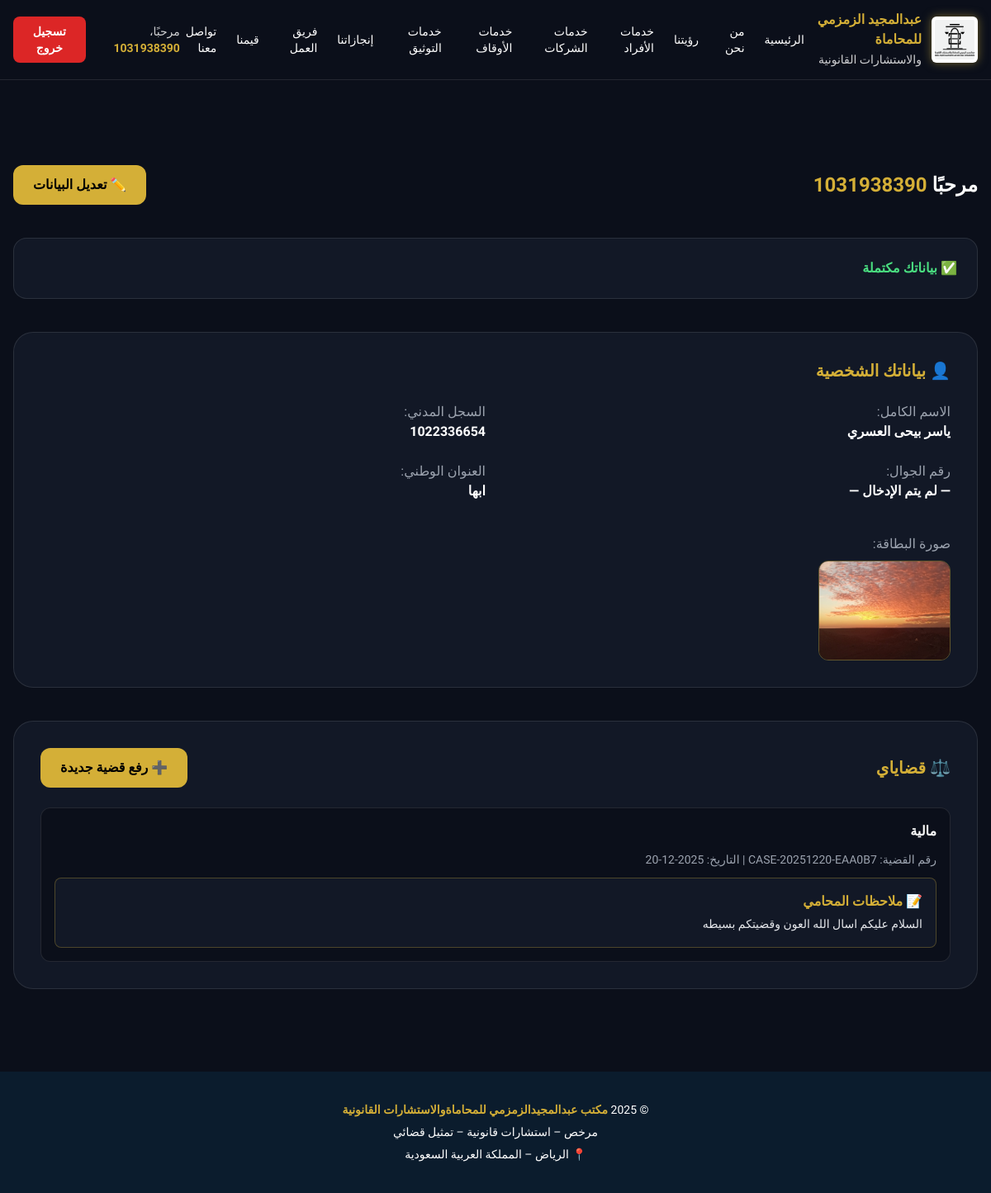
Screenshot of /accounts/dashboard/ (signed in) with the database file from the repository.
### accounts/models.py (models this page shows, shortened)
class User(AbstractUser):
    email = models.EmailField(
        unique=True,
        verbose_name="البريد الإلكتروني"
    )
    phone_number = models.CharField(
        max_length=20,
        unique=True,
        blank=True,
        null=True,
        verbose_name="رقم الجوال"
    )
    is_lawyer = models.BooleanField(
        default=False,
        verbose_name="محامي"
    )
    is_client = models.BooleanField(
        default=False,
        verbose_name="عميل"
    )
    created_at = models.DateTimeField(
        auto_now_add=True,
        verbose_name="تاريخ الإنشاء"
    )
    updated_at = models.DateTimeField(
        auto_now=True,
        verbose_name="آخر تحديث"
    )
    class Meta:
        verbose_name = "مستخدم"
        verbose_name_plural = "المستخدمون"

class UserProfile(models.Model):
    user = models.OneToOneField(
        User,
        on_delete=models.CASCADE,
        related_name="profile",
        verbose_name="المستخدم"
    )
    full_name = models.CharField(
        max_length=255,
        blank=True,
        null=True,
        verbose_name="الاسم الكامل"
    )
    national_id = models.CharField(
        max_length=20,
        unique=True,
        blank=True,
        null=True,
        verbose_name="السجل المدني"
    )
    address = models.TextField(
        blank=True,
        null=True,
        verbose_name="العنوان الوطني"
    )
    id_card_image = models.ImageField(
        upload_to="profiles/id_cards/",
        blank=True,
        null=True,
        verbose_name="صورة الهوية"
    )
    created_at = models.DateTimeField(
        auto_now_add=True,
        verbose_name="تاريخ الإنشاء"
    )
    class Meta:
        verbose_name = "ملف مستخدم"
        verbose_name_plural = "ملفات المستخدمين"

class Case(models.Model):
    CASE_TYPES = [
        ("civil", "مدنية"),
        ("criminal", "جنائية"),
        ("commercial", "تجارية"),
        ("family", "أحوال شخصية"),
        ("labor", "عمالية"),
        ("other", "أخرى"),
    ]
    CASE_STATUS = [
        ("new", "جديدة"),
        ("under_review", "قيد المراجعة"),
        ("in_progress", "قيد المتابعة"),
        ("closed", "مغلقة"),
    ]
    user = models.ForeignKey(
        User,
        on_delete=models.CASCADE,
        related_name="account_cases",
        verbose_name="العميل"
    )
    case_number = models.CharField(
        max_length=50,
        unique=True,
        blank=True,
        null=True,
        verbose_name="رقم القضية"
    )
    case_type = models.CharField(
        max_length=20,
        choices=CASE_TYPES,
        default="other",
        blank=True,
        verbose_name="نوع القضية"
    )
    title = models.CharField(
        max_length=255,
        verbose_name="عنوان القضية"
    )
    description = models.TextField(
        verbose_name="وصف القضية"
    )
    status = models.CharField(
        max_length=20,
        choices=CASE_STATUS,
        default="new",
        verbose_name="حالة القضية"
    )
    lawyer_notes = models.TextField(
        blank=True,
        null=True,
        verbose_name="ملاحظات المحامي"
    )
    created_at = models.DateTimeField(
        auto_now_add=True,
        verbose_name="تاريخ الإنشاء"
    )
    class Meta:
        verbose_name = "قضية"
        verbose_name_plural = "القضايا"

### accounts/views.py (the view)
# urls.py: path('dashboard/', user_dashboard, name='user_dashboard'),
@login_required
def user_dashboard(request):
    profile = getattr(request.user, 'profile', None)
    cases = request.user.account_cases.all().order_by('-created_at')
    return render(request, 'accounts/dashboard.html', {
        'profile': profile,
        'cases': cases,
        'documents': request.user.documents.all(),
        'now': timezone.now(),   # ✅ لاستخدامه في تمييز الجديد بالواجهة
    })

### templates/accounts/dashboard.html (shortened to what this page needs)
<!DOCTYPE html>
<html lang="ar" dir="rtl">
<head>
  <script src="https://cdn.tailwindcss.com"></script>
</head>
<body class="bg-dark text-white font-cairo min-h-screen">
{% include "header.html" %}
<div class="h-[80px]"></div>
<div class="container-desktop mx-auto px-4 py-10 space-y-10">
  <div class="flex flex-col sm:flex-row sm:items-center sm:justify-between gap-4">
    <h1 class="text-2xl font-bold">
      مرحبًا <span class="text-gold">{{ request.user.username }}</span>
    </h1>
    <a href="{% url 'profile_update' %}"
       class="bg-gold text-black px-6 py-3 rounded-xl font-bold hover:opacity-90 transition">
      ✏️ تعديل البيانات
    </a>
  </div>
  <div class="bg-card rounded-2xl p-6 border border-white/10 space-y-3">
    {% if profile.full_name and profile.national_id %}
      <p class="text-green-400 font-bold">✅ بياناتك مكتملة</p>
    {% else %}
      <p class="text-yellow-400 font-bold">⚠️ يرجى استكمال بياناتك</p>
    {% endif %}
  </div>
  <div class="bg-card rounded-3xl p-6 sm:p-8 space-y-6 border border-white/10">
    <h2 class="text-xl font-bold text-gold">👤 بياناتك الشخصية</h2>
    <div class="grid grid-cols-1 sm:grid-cols-2 gap-6 text-sm sm:text-base">
      <div>
        <p class="text-gray-400">الاسم الكامل:</p>
        <p class="font-bold">
          {{ profile.full_name|default:"— لم يتم الإدخال —" }}
        </p>
      </div>
      <div>
        <p class="text-gray-400">السجل المدني:</p>
        <p class="font-bold">
          {{ profile.national_id|default:"— لم يتم الإدخال —" }}
        </p>
      </div>
      <div>
        <p class="text-gray-400">رقم الجوال:</p>
        <p class="font-bold">
          {{ request.user.phone_number|default:"— لم يتم الإدخال —" }}
        </p>
      </div>
      <div>
        <p class="text-gray-400">العنوان الوطني:</p>
        <p class="font-bold">
          {{ profile.address|default:"— لم يتم الإدخال —" }}
        </p>
      </div>
    </div>
    <div class="pt-4">
      <p class="text-gray-400 mb-2">صورة البطاقة:</p>
      {% if profile.id_card_image %}
        <img
          src="{{ profile.id_card_image.url }}"
          alt="صورة الهوية"
          class="w-40 rounded-xl border border-gold/40"
        >
      {% else %}
        <p class="text-red-400 text-sm">لم يتم رفع صورة الهوية</p>
      {% endif %}
    </div>
  </div>
  <div class="bg-card rounded-3xl p-6 sm:p-8 space-y-6 border border-white/10">
    <div class="flex flex-col sm:flex-row sm:items-center sm:justify-between gap-4">
      <h2 class="text-xl font-bold text-gold flex items-center gap-2">
        ⚖️ قضاياي
      </h2>
      <a href="{% url 'case_create' %}"
         class="bg-gold text-black px-6 py-3 rounded-xl font-bold hover:opacity-90 transition flex items-center gap-2">
        ➕ رفع قضية جديدة
      </a>
    </div>
    {% if cases %}
      <div class="space-y-4">
        {% for case in cases %}
          <div class="bg-dark rounded-xl p-4 border border-white/10 space-y-3">
            <div class="flex items-center justify-between">
              <p class="font-bold">{{ case.title }}</p>
            </div>
            <p class="text-sm text-gray-400">
              رقم القضية: {{ case.case_number }} |
              التاريخ: {{ case.created_at|date:"Y-m-d" }}
            </p>
            {% if case.lawyer_notes %}
              <div class="bg-card rounded-lg p-4 border border-gold/30">
                <p class="text-gold font-bold mb-1">📝 ملاحظات المحامي</p>
                <p class="text-sm leading-relaxed text-gray-200">
                  {{ case.lawyer_notes }}
                </p>
              </div>
            {% else %}
              <p class="text-sm text-gray-500">
                لا توجد ملاحظات من المحامي حتى الآن.
              </p>
            {% endif %}
          </div>
        {% endfor %}
      </div>
    {% else %}
      <p class="text-gray-400">
        لا توجد قضايا مضافة حتى الآن.
      </p>
    {% endif %}
  </div>
</div>
{% include "footer.html" %}
</body>
</html>

### templates/header.html (shortened to what this page needs)
<header class="bg-dark border-b border-white/10 fixed top-0 w-full z-50">
  <div class="container-desktop mx-auto px-4 py-3 flex items-center justify-between">
    <div class="flex items-center gap-3">
      <img
        src="/media/legal_services/logo.png"
        alt="شعار مكتب عبدالمجيد الزمزمي"
        class="
          w-12 h-12 sm:w-14 sm:h-14
          object-cover object-top
          bg-white rounded-md p-1
          drop-shadow-[0_0_6px_rgba(212,175,55,0.5)]
        "
      />
      <span class="text-gold font-bold text-sm sm:text-base leading-tight">
        عبدالمجيد الزمزمي للمحاماة<br class="hidden sm:block">
        <span class="text-xs sm:text-sm font-normal text-white/80">
          والاستشارات القانونية
        </span>
      </span>
    </div>
    <nav class="hidden md:flex items-center gap-6 text-sm">
      <a href="/" class="hover:text-gold">الرئيسية</a>
      <a href="#services" class="hover:text-gold">من نحن</a>
      <a href="#about" class="hover:text-gold">رؤيتنا</a>
      <a href="#contact" class="hover:text-gold">خدمات الأفراد</a>
      <a href="#contact" class="hover:text-gold">خدمات الشركات</a>
      <a href="#contact" class="hover:text-gold">خدمات الأوقاف</a>
      <a href="#contact" class="hover:text-gold">خدمات التوثيق</a>
      <a href="#contact" class="hover:text-gold">إنجازاتنا</a>
      <a href="#contact" class="hover:text-gold">فريق العمل</a>
      <a href="#contact" class="hover:text-gold">قيمنا</a>
      <a href="#contact" class="hover:text-gold">تواصل معنا</a>
    </nav>
    <div class="hidden md:flex items-center gap-4 text-sm">
      {% if request.user.is_authenticated %}
        <span class="text-white/80">
          مرحبًا، <strong class="text-gold">{{ request.user.username }}</strong>
        </span>
        <form method="post" action="/accounts/logout/">
          <button
            type="submit"
            class="bg-red-600 hover:bg-red-700 text-white px-4 py-2 rounded-lg font-bold transition"
          >
            تسجيل خروج
          </button>
        </form>
      {% endif %}
    </div>
  </div>
</header>
<div class="h-[80px]"></div>

### rows the page displays
User: user.username "1031938390", user.phone_number "— لم يتم الإدخال —"
UserProfile: full_name "ياسر بيحى العسري", national_id "1022336654", address "ابها", id_card_image (picture)
Case: title "مالية", created_at "2025-12-20", lawyer_notes "السلام عليكم اسال الله العون وقضيتكم بسيطه"
